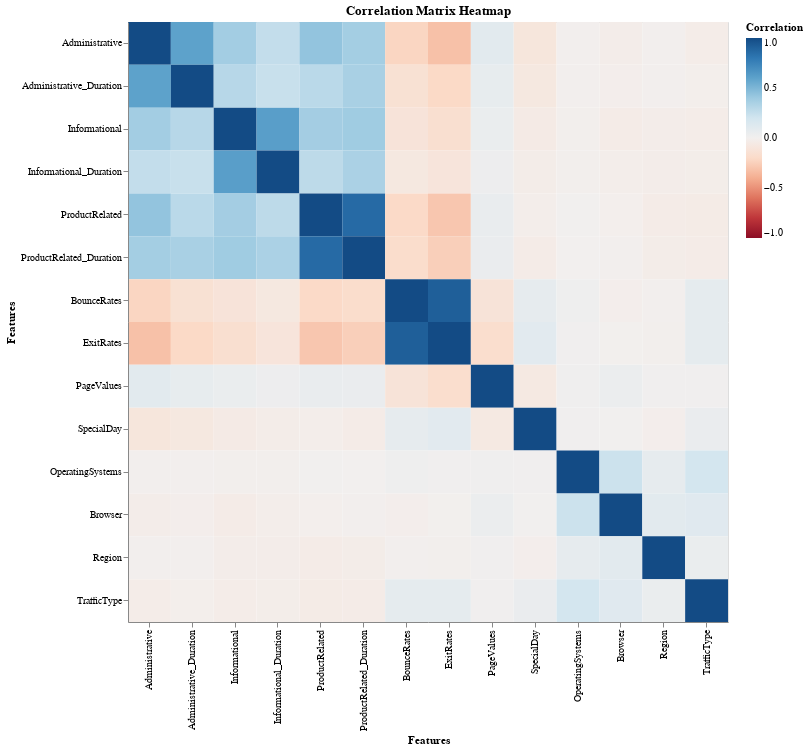

Notebook cell for this chart:
### Markdown cell above
#### Heatmap with Altair

### Code cell
import pandas as pd
import altair as alt

# Select only numerical columns
numerical_data = df.select_dtypes(include=['float', 'int'])

# Calculate the correlation matrix on numerical data only
corr_matrix = numerical_data.corr()

# Convert the correlation matrix to a long format
corr_long = corr_matrix.reset_index().melt('index')
corr_long.columns = ['Feature1', 'Feature2', 'Correlation']

# Create a heatmap with Altair
heatmap = alt.Chart(corr_long).mark_rect().encode(
    x=alt.X('Feature1:O', title='Features', sort=None),
    y=alt.Y('Feature2:O', title='Features', sort=None),
    color=alt.Color('Correlation:Q', scale=alt.Scale(scheme='redblue', domain=(-1, 1))),
    tooltip=['Feature1', 'Feature2', alt.Tooltip('Correlation:Q', format='.2f')]
).properties(
    title='Correlation Matrix Heatmap',
    width=600,
    height=600
)

# Display the heatmap
heatmap.interactive()

### Figure 1 — Vega-Lite specification as saved in the notebook (floating-point values rounded to 4 significant figures; data arrays with more than 128 entries replaced by an {"elided": "..."} marker saying what was removed)
{"config": {"view": {"continuousWidth": 400, "continuousHeight": 300}}, "data": {"name": "data-1a2376d3a6ac8cd9b3d1eb4cc6619dfa"}, "mark": "rect", "encoding": {"color": {"field": "Correlation", "scale": {"domain": [-1, 1], "scheme": "redblue"}, "type": "quantitative"}, "tooltip": [{"field": "Feature1", "type": "nominal"}, {"field": "Feature2", "type": "nominal"}, {"field": "Correlation", "format": ".2f", "type": "quantitative"}], "x": {"field": "Feature1", "sort": null, "title": "Features", "type": "ordinal"}, "y": {"field": "Feature2", "sort": null, "title": "Features", "type": "ordinal"}}, "height": 600, "selection": {"selector002": {"type": "interval", "bind": "scales", "encodings": ["x", "y"]}}, "title": "Correlation Matrix Heatmap", "width": 600, "$schema": "https://vega.github.io/schema/vega-lite/v4.17.0.json", "datasets": {"data-1a2376d3a6ac8cd9b3d1eb4cc6619dfa": {"elided": "196 records"}}}
